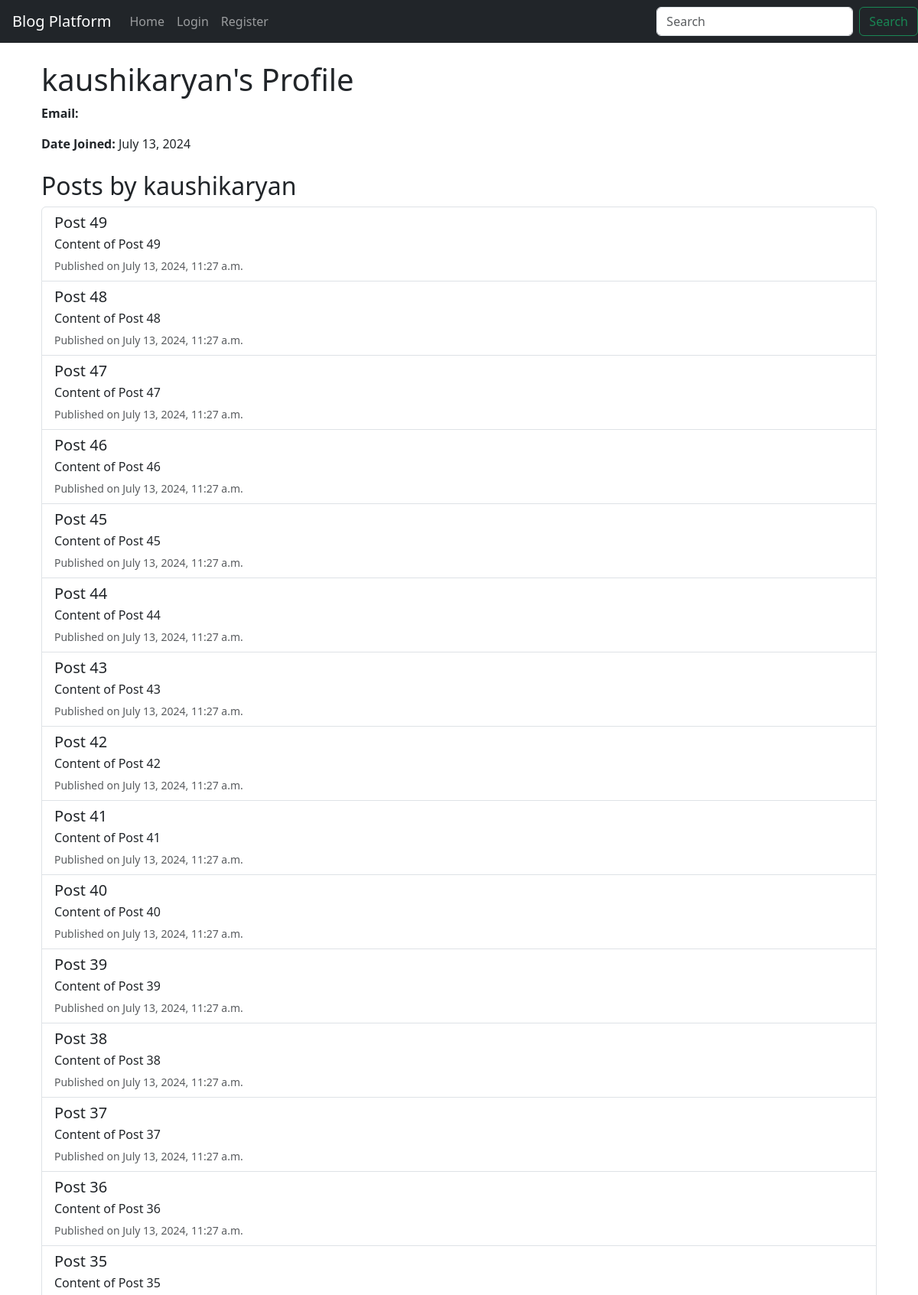
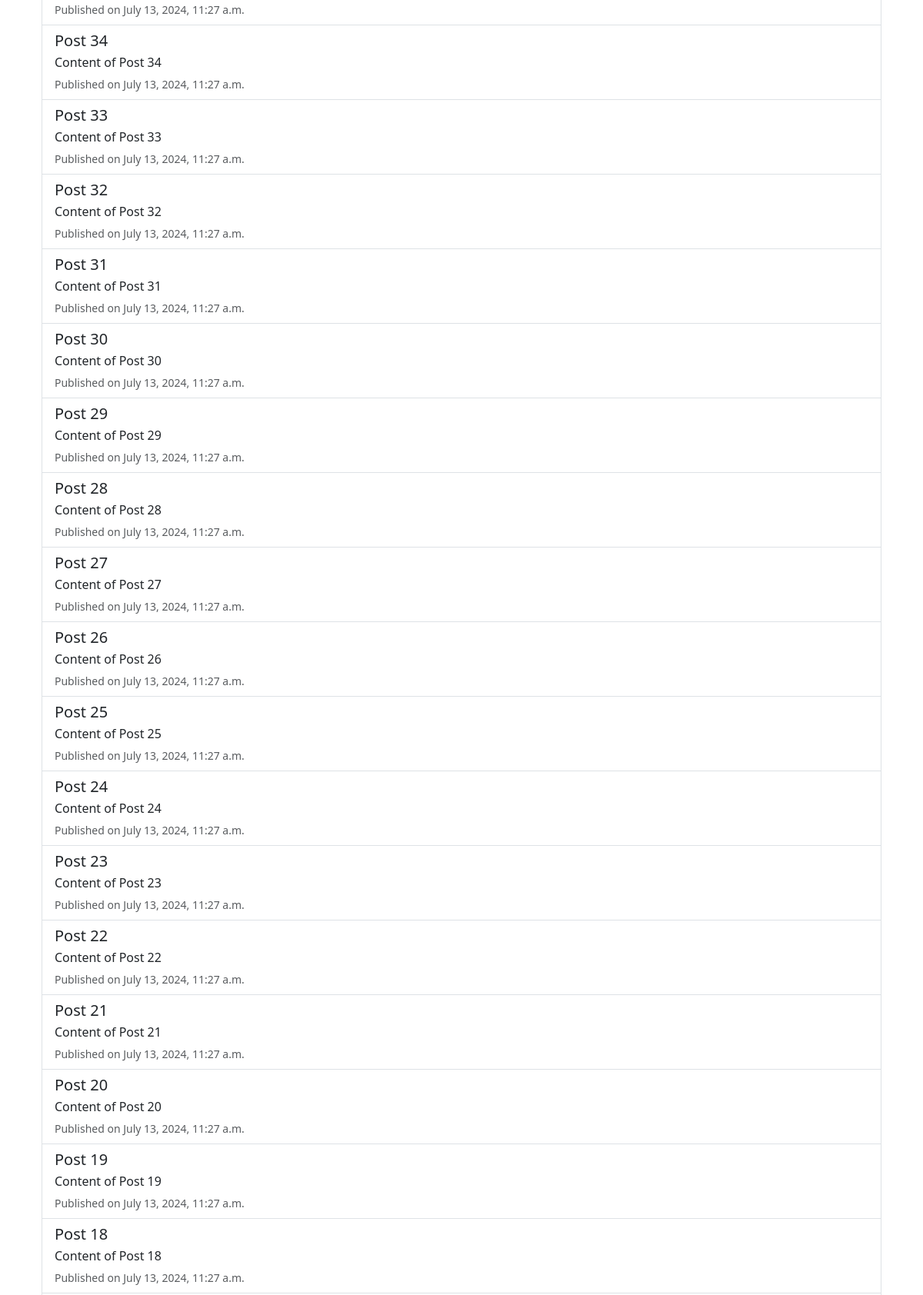
The page /profile/kaushikaryan/ (upper part) on the database its author committed (2 pictures, top to bottom).
### blog/models.py (models this page shows, shortened)
class Post(models.Model) :
    title = models.CharField(max_length = 100 , null= False , blank = False)
    content = models.TextField(null = False , blank = False )
    author = models.ForeignKey(User , on_delete= models.CASCADE)
    published_date = models.DateTimeField(auto_now_add=True)
    slug = models.SlugField(unique=True, blank=True)

### blog/views.py (the view)
# urls.py: path('profile/<str:username>/', views.profile, name='profile'),
def profile(request, username):
    user = get_object_or_404(User, username=username)
    posts = Post.objects.filter(author=user).order_by('-published_date')
    context = {
        'user_profile': user,
        'posts': posts,
    }
    return render(request, 'blog/profile.html', context)

### blog/templates/blog/profile.html (shortened to what this page needs)
{% extends 'blog/base.html' %}
{% block content %}
<div class="container mt-4">
    <h1>{{ user_profile.username }}'s Profile</h1>
    <p><strong>Email:</strong> {{ user_profile.email }}</p>
    <p><strong>Date Joined:</strong> {{ user_profile.date_joined|date:"F j, Y" }}</p>
    <h2 class="mt-4">Posts by {{ user_profile.username }}</h2>
    <div class="list-group mb-4">
        {% for post in posts %}
        <a href="{% url 'post_detail' post.slug %}" class="list-group-item list-group-item-action">
            <h5 class="mb-1">{{ post.title }}</h5>
            <p class="mb-1">{{ post.content|truncatewords:30 }}</p>
            <small class="text-muted">Published on {{ post.published_date|date:"F j, Y, g:i a" }}</small>
        </a>
        {% empty %}
        <p class="list-group-item">No posts available.</p>
        {% endfor %}
    </div>
</div>
{% endblock %}

### rows shown on the page
Post: title "Post 49", content "Content of Post 49", published_date "July 13, 2024, 11:27 a.m."
Post: title "Post 48", content "Content of Post 48", published_date "July 13, 2024, 11:27 a.m."
Post: title "Post 47", content "Content of Post 47", published_date "July 13, 2024, 11:27 a.m."
Post: title "Post 46", content "Content of Post 46", published_date "July 13, 2024, 11:27 a.m."
Post: title "Post 45", content "Content of Post 45", published_date "July 13, 2024, 11:27 a.m."
Post: title "Post 44", content "Content of Post 44", published_date "July 13, 2024, 11:27 a.m."
Post: title "Post 43", content "Content of Post 43", published_date "July 13, 2024, 11:27 a.m."
Post: title "Post 42", content "Content of Post 42", published_date "July 13, 2024, 11:27 a.m."
Post: title "Post 41", content "Content of Post 41", published_date "July 13, 2024, 11:27 a.m."
Post: title "Post 40", content "Content of Post 40", published_date "July 13, 2024, 11:27 a.m."
Post: title "Post 39", content "Content of Post 39", published_date "July 13, 2024, 11:27 a.m."
Post: title "Post 38", content "Content of Post 38", published_date "July 13, 2024, 11:27 a.m."
Post: title "Post 37", content "Content of Post 37", published_date "July 13, 2024, 11:27 a.m."
Post: title "Post 36", content "Content of Post 36", published_date "July 13, 2024, 11:27 a.m."
Post: title "Post 35", content "Content of Post 35", published_date "July 13, 2024, 11:27 a.m."
Post: title "Post 34", content "Content of Post 34", published_date "July 13, 2024, 11:27 a.m."
Post: title "Post 33", content "Content of Post 33", published_date "July 13, 2024, 11:27 a.m."
Post: title "Post 32", content "Content of Post 32", published_date "July 13, 2024, 11:27 a.m."
Post: title "Post 31", content "Content of Post 31", published_date "July 13, 2024, 11:27 a.m."
Post: title "Post 30", content "Content of Post 30", published_date "July 13, 2024, 11:27 a.m."
Post: title "Post 29", content "Content of Post 29", published_date "July 13, 2024, 11:27 a.m."
Post: title "Post 28", content "Content of Post 28", published_date "July 13, 2024, 11:27 a.m."
Post: title "Post 27", content "Content of Post 27", published_date "July 13, 2024, 11:27 a.m."
Post: title "Post 26", content "Content of Post 26", published_date "July 13, 2024, 11:27 a.m."
Post: title "Post 25", content "Content of Post 25", published_date "July 13, 2024, 11:27 a.m."
Post: title "Post 24", content "Content of Post 24", published_date "July 13, 2024, 11:27 a.m."
Post: title "Post 23", content "Content of Post 23", published_date "July 13, 2024, 11:27 a.m."
Post: title "Post 22", content "Content of Post 22", published_date "July 13, 2024, 11:27 a.m."
Post: title "Post 21", content "Content of Post 21", published_date "July 13, 2024, 11:27 a.m."
Post: title "Post 20", content "Content of Post 20", published_date "July 13, 2024, 11:27 a.m."
Post: title "Post 19", content "Content of Post 19", published_date "July 13, 2024, 11:27 a.m."
Post: title "Post 18", content "Content of Post 18", published_date "July 13, 2024, 11:27 a.m."

### other values the page prints
{{ user_profile.username }} "kaushikaryan"
{{ user_profile.date_joined|date:"F j, Y" }} "July 13, 2024"
